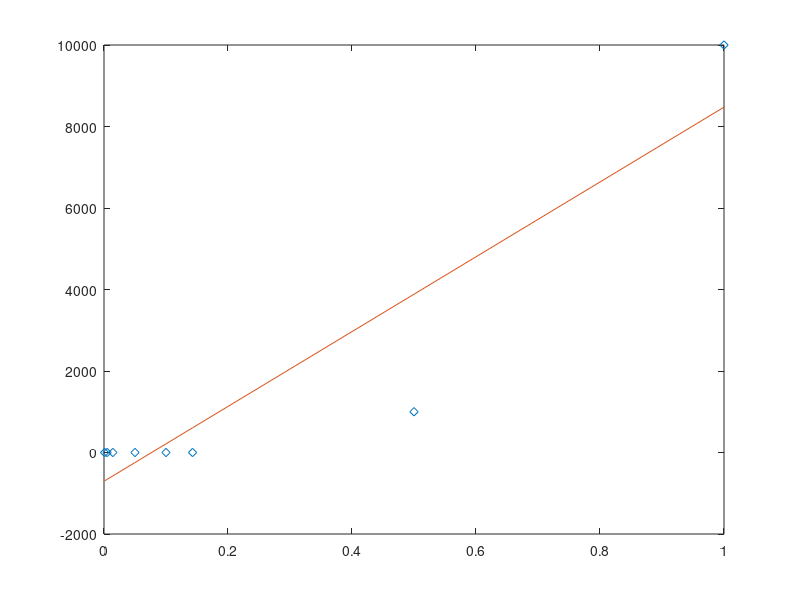

Here is the MATLAB script that generated this plot:
A=importdata('farmakoloski.dat');
A.data;
disp(A.data);
x_data=A.data(:,1);
y_data=A.data(:,2);

disp(x_data);
disp(y_data);
x=1./x_data;
y=1./y_data;

velikost=size(y);
n=velikost(1);
disp(n);

enke=ones(n,1);
disp(enke);
matrika=[x,enke];
b = regress(y,matrika);
fprintf('fit koeficienti');
disp(b);

a=polyfit(x,y,1);
rez=polyval(a,x);
disp(a);
fprintf('%f, %f',a(1),a(2));


plot(x,y,'d',x,rez);


disp(matrika\y)